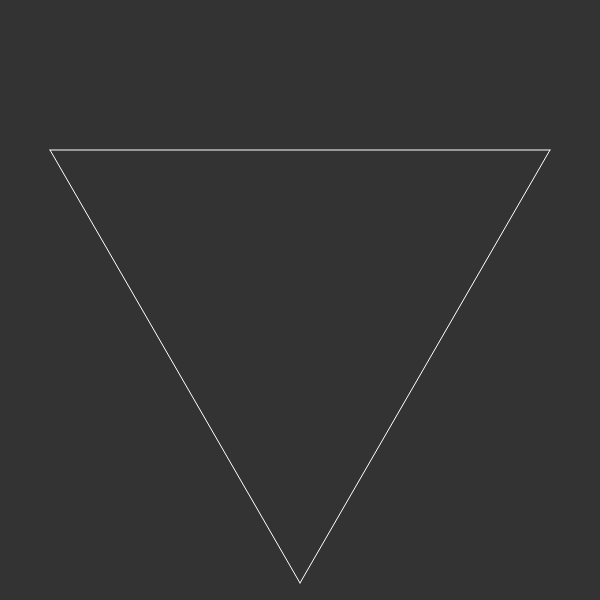
Frame 1 (no input)
Frame 60 (no input): identical to frame 1, image omitted
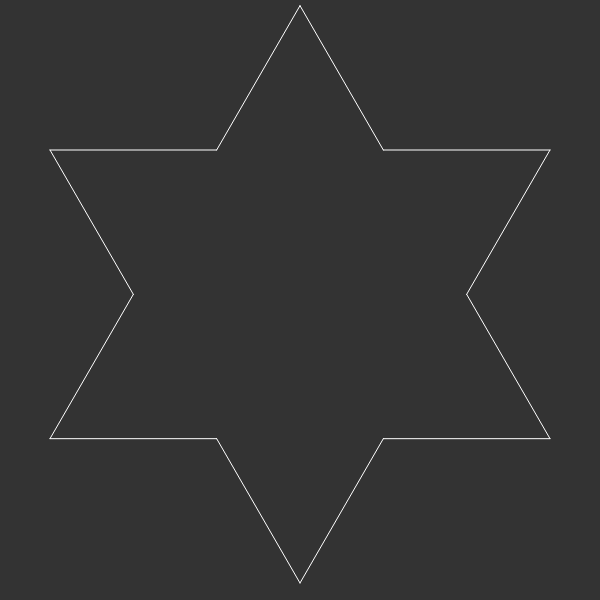
Frame 120 (the mouse pressed at the canvas centre since frame 60)

The p5.js sketch that drew these frames (run headless with seeded random() and noise() and a simulated clock; from frame 60 on, the mouse is pressed at the canvas centre):

// p5.js sketch
// ── sketch.js

// https://en.wikipedia.org/wiki/Koch_snowflake

/*
    The Koch snowflake is a fractal curve and one of the earliest fractals
        to have been described.
    It is based on the Koch curve, which appeared in a 1904 paper
        titled 'On a Continuous Curve Without Tangents, Constructible from Elementary Geometry'
        by the Swedish mathematician Helge von Koch.

    The Koch snowflake can be built up iteratively, in a sequence of stages.
    The first stage is an equilateral triangle,
        and each successive stage is formed by adding outward bends to each side of the previous stage,
        making smaller equilateral triangles.
    The areas enclosed by the successive stages in the construction of the snowflake converge to
        8/5 times the area of the original triangle,
        while the perimeters of the successive stages increase without bound.
    Consequently, the snowflake encloses a finite area, but has an infinite perimeter.
*/

let step = 0;
let segments = [];

function setup() {
    createCanvas(600, 600);
    const a = createVector(50, 150);
    const b = createVector(550, 150);
    const s1 = new Segment(a, b);
    const len = p5.Vector.dist(a, b);
    const h = len * sqrt(3) / 2;
    const c = createVector(300, 150 + h);
    const s2 = new Segment(b, c);
    const s3 = new Segment(c, a);
    segments.push(s1, s2, s3);
}

function mousePressed() {
    if (step >= 6) return;
    segments = segments.map(c => c.generate()).reduce((a, c) => a.concat(c), []);
    step++;
}

function draw() {
    background(51);
    stroke(255);
    for (const s of segments) {
        s.show();
    }
}

// ── segment.js

class Segment {

    constructor(a, b) {
        this.a = a.copy();
        this.b = b.copy();
    }

    generate() {
        const children = [];
        const v = p5.Vector.sub(this.b, this.a).div(3);

        // segment 0
        const b1 = p5.Vector.add(this.a, v);
        children[0] = new Segment(this.a, b1);
        // segment 3
        const a1 = p5.Vector.sub(this.b, v);
        children[3] = new Segment(a1, this.b);

        v.rotate(-PI / 3);
        const c = p5.Vector.add(b1, v);
        // segment 1
        children[1] = new Segment(b1, c);
        // segment 2
        children[2] = new Segment(c, a1);

        return children;
    }

    show() {
        stroke(255);
        line(this.a.x, this.a.y, this.b.x, this.b.y);
    }
    
}
